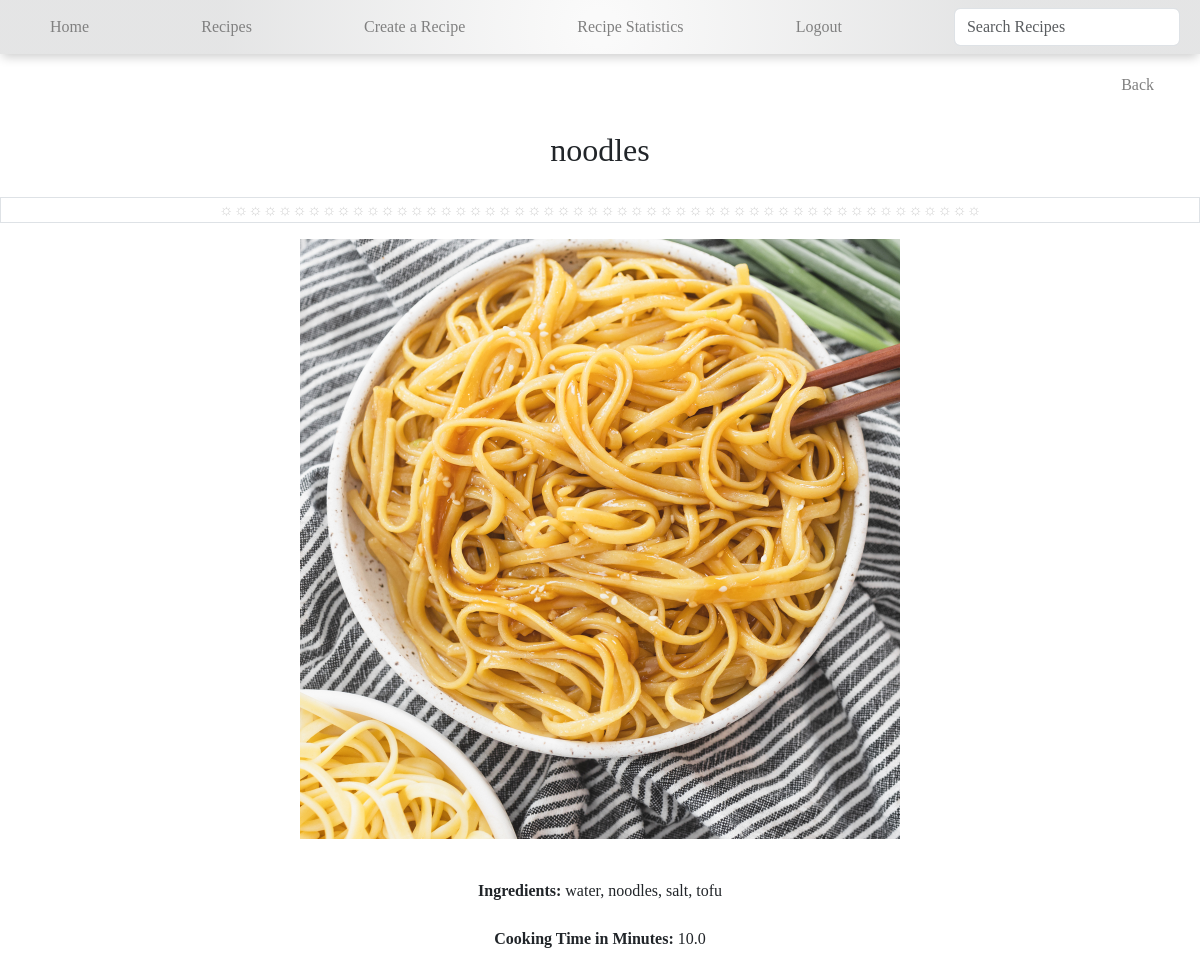
/list/3 (signed in), run on the app's committed database.
### recipes/models.py (models this page shows, shortened)
class Recipe(models.Model):
    name=models.CharField(max_length=120)
    ingredients=models.CharField(max_length=250)
    cooking_time=models.FloatField(help_text='in minutes')
    pic = models.ImageField(upload_to='recipes/', default='no_picture.jpg')

### recipes/views.py (the view)
# urls.py: path('list/<pk>', RecipeDetailView.as_view(), name='detail'),
class RecipeDetailView(LoginRequiredMixin, DetailView):
    model = Recipe
    template_name = 'recipes/detail.html'

### recipes/templates/recipes/detail.html (shortened to what this page needs)
<!DOCTYPE html>
<html lang="en">
<head>
</head>
<link href="https://cdn.jsdelivr.net/npm/bootstrap@5.3.3/dist/css/bootstrap.min.css" rel="stylesheet">
  {% include './navbar.html' %}
  <body>
<ul>
<li><a href ="{%url 'recipes:list' %}">Back </a></li>
</ul>
<h2>{{object.name}}</h2>
<p class="border">&#9788;&#9788;&#9788;&#9788;&#9788;&#9788;&#9788;&#9788;&#9788;&#9788;&#9788;&#9788;&#9788;&#9788;&#9788;&#9788;&#9788;&#9788;&#9788;&#9788;&#9788;&#9788;&#9788;&#9788;&#9788;&#9788;&#9788;&#9788;&#9788;&#9788;&#9788;&#9788;&#9788;&#9788;&#9788;&#9788;&#9788;&#9788;&#9788;&#9788;&#9788;&#9788;&#9788;&#9788;&#9788;&#9788;&#9788;&#9788;&#9788;&#9788;&#9788;&#9788;</p>
<img src="{{object.pic.url}}" width="200" height="300" />
<div class="instructions">
<b>Ingredients: </b> {{object.ingredients}} <br><br>
<b>Cooking Time in Minutes: </b> {{object.cooking_time}} <br>
</div>
</body>
</html>

### recipes/templates/recipes/detail.html (style rules this page uses)
body { font-family: Georgia, 'Times New Roman', Times, serif; }
ul { display: flex; justify-content: end; list-style-type: none; margin:0; padding: 0; }
li { float: left; border-radius: 10%; margin: 5px 30px 0px 0px; }
li a { display: block; color: grey; text-align: center; padding: 14px 16px; text-decoration: none; }
h2 { text-align: center; font-family:cursive; padding: 20px; }
img { display: block; margin-left: auto; margin-right: auto; height: 600px; width: 600px; }
.instructions { text-align: center; font-family:Georgia, 'Times New Roman', Times, serif; padding: 40px; }
.border { display: flex; align-items: center; flex-direction: column; color: lightgray; }

### recipes/templates/recipes/navbar.html (style rules this page uses)
body { font-family: Georgia, "Times New Roman", Times, serif; }

### data on the page
Recipe: name "noodles", pic (picture), ingredients "water, noodles, salt, tofu", cooking_time "10.0"
